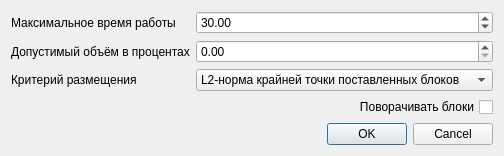
<?xml version="1.0" encoding="UTF-8"?>
<ui version="4.0">
 <class>BruteForceDialog</class>
 <widget class="QDialog" name="BruteForceDialog">
  <property name="geometry">
   <rect>
    <x>0</x>
    <y>0</y>
    <width>441</width>
    <height>143</height>
   </rect>
  </property>
  <property name="windowTitle">
   <string>Dialog</string>
  </property>
  <layout class="QVBoxLayout" name="verticalLayout">
   <item>
    <layout class="QFormLayout" name="formLayout">
     <item row="0" column="0">
      <widget class="QLabel" name="label">
       <property name="text">
        <string>Максимальное время работы</string>
       </property>
      </widget>
     </item>
     <item row="0" column="1">
      <widget class="QDoubleSpinBox" name="timeSpinBox">
       <property name="maximum">
        <double>300.000000000000000</double>
       </property>
       <property name="value">
        <double>30.000000000000000</double>
       </property>
      </widget>
     </item>
     <item row="2" column="0">
      <widget class="QLabel" name="label_2">
       <property name="text">
        <string>Критерий размещения</string>
       </property>
      </widget>
     </item>
     <item row="2" column="1">
      <widget class="QComboBox" name="criteria">
       <item>
        <property name="text">
         <string>L2-норма крайней точки поставленных блоков</string>
        </property>
       </item>
       <item>
        <property name="text">
         <string>L1-норма крайней точки поставленных блоков</string>
        </property>
       </item>
       <item>
        <property name="text">
         <string>L∞-норма крайней точки поставленных блоков</string>
        </property>
       </item>
       <item>
        <property name="text">
         <string>Объем огибающей всех блоков</string>
        </property>
       </item>
       <item>
        <property name="text">
         <string>L2-норма крайней точки текущего блока</string>
        </property>
       </item>
       <item>
        <property name="text">
         <string>L1-норма крайней точки текущего блока</string>
        </property>
       </item>
       <item>
        <property name="text">
         <string>L∞-норма крайней точки текущего блока</string>
        </property>
       </item>
      </widget>
     </item>
     <item row="3" column="1">
      <widget class="QCheckBox" name="rotateBoxes">
       <property name="layoutDirection">
        <enum>Qt::RightToLeft</enum>
       </property>
       <property name="text">
        <string>Поворачивать блоки</string>
       </property>
      </widget>
     </item>
     <item row="1" column="0">
      <widget class="QLabel" name="label_3">
       <property name="text">
        <string>Допустимый объём в процентах</string>
       </property>
      </widget>
     </item>
     <item row="1" column="1">
      <widget class="QDoubleSpinBox" name="volumeSpinBox">
       <property name="maximum">
        <double>100.000000000000000</double>
       </property>
      </widget>
     </item>
    </layout>
   </item>
   <item>
    <widget class="QDialogButtonBox" name="buttonBox">
     <property name="standardButtons">
      <set>QDialogButtonBox::Cancel|QDialogButtonBox::Ok</set>
     </property>
    </widget>
   </item>
  </layout>
 </widget>
 <resources/>
 <connections/>
</ui>
